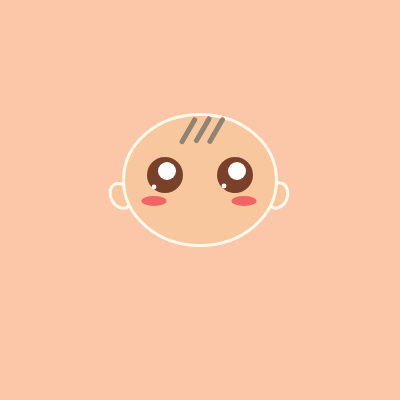
Frame 1 (no input)
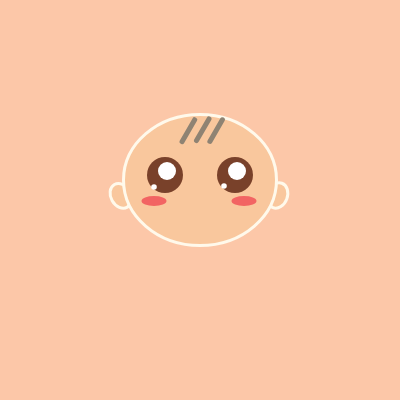
Frame 60 (no input)
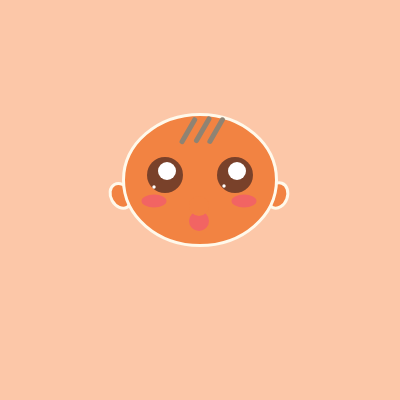
Frame 120 (the mouse pressed at the canvas centre since frame 60)

The p5.js sketch that drew these frames (run headless with seeded random() and noise() and a simulated clock; from frame 60 on, the mouse is pressed at the canvas centre):

// p5.js sketch
// ── sketch.js
let rad = 30;
let tad = 0;
let x;
let y;
let r;
let g;
let b;
function setup() {
  createCanvas(400, 400);
  angleMode(DEGREES)
  
}

function draw() {
  //Background color
  background("rgb(252, 199, 168)");
  
  //color, size and stroke for face and ears
  stroke ('#FFF9EB');
  strokeWeight(3);
  fill('#F9C79D')
  fill(r,g,b);   
    
  
  //ear rotation
  push()
  rotate(-29.69);
  ellipse(8, 230, 20, 26);
  rotate(50);
  ellipse(328, 87, 20, 26);
  pop()
  
  //face
  ellipse(200, 180, 153, 131);
  
  //eyes
  // rad = random (16,36)
  fill('#79412A')
  noStroke();
  circle(165, 175, 36);
  circle(235, 175, 36);
  
  //eye highlights
  fill('#ffffff')
  translate(2,-4)
  // tad = random (15,18);
  circle(235, 175, 18);
  // translate(0,0)
  circle(165, 175, 18);
  cad = random (2,6);
  translate(-13,16)
  circle(165, 175, cad);
  translate(0,-1)
  circle(235, 175, cad);
  
  //blushing cheeks
  fill('#F26463')
  rad = random(9,13);
  ellipse(165, 190, 25, rad);
  ellipse(255, 190, 25, rad);
  
  //mouth
  x = mouseX / 10;
  y = mouseY / 10
  ellipse(210, 210, x, y);
  
  //smile ellipse
  fill('#F9C79D')
  fill(r,g,b); 
  ellipse(210, 195, x, y);
  
  //hair
  fill('#8F8373')
  rotate(30)
  rect(230, -11, 5, 30, 2);
  rect(242, -19, 5, 30, 5);
  rect(254, -25, 5, 30, 5);
  
  
  
}
function mousePressed()
  { 
  r = random(0,255)
  g = random(0,255)
  b = random(0,255)
  }
